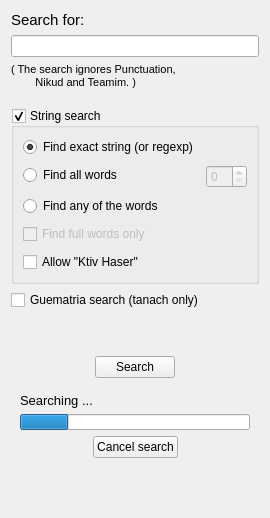
         <widget class="QWidget" name="searchTab">
          <property name="layoutDirection">
           <enum>Qt::LeftToRight</enum>
          </property>
          <attribute name="icon">
           <iconset resource="Orayta.qrc">
            <normaloff>:/Icons/search.png</normaloff>:/Icons/search.png</iconset>
          </attribute>
          <attribute name="title">
           <string>Search</string>
          </attribute>
          <layout class="QVBoxLayout" name="verticalLayout_13">
           <item>
            <widget class="QLabel" name="label_10">
             <property name="font">
              <font>
               <pointsize>11</pointsize>
              </font>
             </property>
             <property name="text">
              <string>Search for:</string>
             </property>
            </widget>
           </item>
           <item>
            <widget class="QLineEdit" name="searchInBooksLine"/>
           </item>
           <item>
            <widget class="QLabel" name="label_2">
             <property name="font">
              <font>
               <pointsize>8</pointsize>
              </font>
             </property>
             <property name="text">
              <string>( The search ignores Punctuation,
        Nikud and Teamim. )
</string>
             </property>
             <property name="wordWrap">
              <bool>true</bool>
             </property>
            </widget>
           </item>
           <item>
            <widget class="QGroupBox" name="groupBox">
             <property name="font">
              <font>
               <pointsize>9</pointsize>
              </font>
             </property>
             <property name="title">
              <string>String search</string>
             </property>
             <property name="checkable">
              <bool>true</bool>
             </property>
             <layout class="QVBoxLayout" name="verticalLayout_4">
              <property name="spacing">
               <number>8</number>
              </property>
              <item>
               <layout class="QFormLayout" name="formLayout">
                <property name="fieldGrowthPolicy">
                 <enum>QFormLayout::FieldsStayAtSizeHint</enum>
                </property>
                <item row="0" column="0">
                 <widget class="QRadioButton" name="radioButton_3">
                  <property name="text">
                   <string>Find exact string (or regexp)</string>
                  </property>
                  <property name="checked">
                   <bool>true</bool>
                  </property>
                 </widget>
                </item>
                <item row="1" column="0">
                 <widget class="QRadioButton" name="radioButton_2">
                  <property name="sizePolicy">
                   <sizepolicy hsizetype="Fixed" vsizetype="Fixed">
                    <horstretch>0</horstretch>
                    <verstretch>0</verstretch>
                   </sizepolicy>
                  </property>
                  <property name="font">
                   <font>
                    <pointsize>9</pointsize>
                   </font>
                  </property>
                  <property name="text">
                   <string>Find all words</string>
                  </property>
                  <property name="checked">
                   <bool>false</bool>
                  </property>
                 </widget>
                </item>
                <item row="1" column="1">
                 <widget class="QSpinBox" name="spinBox">
                  <property name="enabled">
                   <bool>false</bool>
                  </property>
                  <property name="minimumSize">
                   <size>
                    <width>0</width>
                    <height>0</height>
                   </size>
                  </property>
                  <property name="toolTip">
                   <string>spacing (in words)</string>
                  </property>
                 </widget>
                </item>
                <item row="2" column="0">
                 <widget class="QRadioButton" name="radioButton">
                  <property name="font">
                   <font>
                    <pointsize>9</pointsize>
                   </font>
                  </property>
                  <property name="text">
                   <string>Find any of the words</string>
                  </property>
                 </widget>
                </item>
               </layout>
              </item>
              <item>
               <widget class="QCheckBox" name="fullCheckBox">
                <property name="enabled">
                 <bool>false</bool>
                </property>
                <property name="font">
                 <font>
                  <pointsize>9</pointsize>
                 </font>
                </property>
                <property name="text">
                 <string>Find full words only</string>
                </property>
               </widget>
              </item>
              <item>
               <widget class="QCheckBox" name="fuzzyCheckBox">
                <property name="font">
                 <font>
                  <pointsize>9</pointsize>
                 </font>
                </property>
                <property name="text">
                 <string>Allow &quot;Ktiv Haser&quot;</string>
                </property>
                <property name="tristate">
                 <bool>false</bool>
                </property>
               </widget>
              </item>
             </layout>
            </widget>
           </item>
           <item>
            <widget class="QCheckBox" name="guematriaCheckBox">
             <property name="font">
              <font>
               <pointsize>9</pointsize>
              </font>
             </property>
             <property name="text">
              <string>Guematria search (tanach only)</string>
             </property>
             <property name="autoExclusive">
              <bool>false</bool>
             </property>
            </widget>
           </item>
           <item>
            <spacer name="verticalSpacer_2">
             <property name="orientation">
              <enum>Qt::Vertical</enum>
             </property>
             <property name="sizeType">
              <enum>QSizePolicy::Preferred</enum>
             </property>
             <property name="sizeHint" stdset="0">
              <size>
               <width>20</width>
               <height>40</height>
              </size>
             </property>
            </spacer>
           </item>
           <item>
            <layout class="QHBoxLayout" name="horizontalLayout">
             <property name="spacing">
              <number>1</number>
             </property>
             <item>
              <spacer name="horizontalSpacer_10">
               <property name="orientation">
                <enum>Qt::Horizontal</enum>
               </property>
               <property name="sizeType">
                <enum>QSizePolicy::Expanding</enum>
               </property>
               <property name="sizeHint" stdset="0">
                <size>
                 <width>45</width>
                 <height>20</height>
                </size>
               </property>
              </spacer>
             </item>
             <item>
              <layout class="QVBoxLayout" name="verticalLayout_7">
               <property name="topMargin">
                <number>0</number>
               </property>
               <item>
                <widget class="QPushButton" name="SearchInBooksBTN">
                 <property name="text">
                  <string>Search</string>
                 </property>
                </widget>
               </item>
              </layout>
             </item>
             <item>
              <spacer name="horizontalSpacer_11">
               <property name="orientation">
                <enum>Qt::Horizontal</enum>
               </property>
               <property name="sizeType">
                <enum>QSizePolicy::Expanding</enum>
               </property>
               <property name="sizeHint" stdset="0">
                <size>
                 <width>45</width>
                 <height>20</height>
                </size>
               </property>
              </spacer>
             </item>
            </layout>
           </item>
           <item>
            <widget class="QFrame" name="pbarbox">
             <property name="layoutDirection">
              <enum>Qt::LeftToRight</enum>
             </property>
             <layout class="QVBoxLayout" name="pbarlayout">
              <property name="topMargin">
               <number>9</number>
              </property>
              <item>
               <widget class="QLabel" name="label_11">
                <property name="font">
                 <font>
                  <pointsize>10</pointsize>
                 </font>
                </property>
                <property name="text">
                 <string>Searching ...</string>
                </property>
               </widget>
              </item>
              <item>
               <widget class="QProgressBar" name="progressBar">
                <property name="maximumSize">
                 <size>
                  <width>16777215</width>
                  <height>16</height>
                 </size>
                </property>
                <property name="baseSize">
                 <size>
                  <width>200</width>
                  <height>0</height>
                 </size>
                </property>
                <property name="value">
                 <number>21</number>
                </property>
                <property name="textVisible">
                 <bool>false</bool>
                </property>
               </widget>
              </item>
              <item>
               <layout class="QHBoxLayout" name="horizontalLayout_9">
                <property name="spacing">
                 <number>1</number>
                </property>
                <item>
                 <spacer name="horizontalSpacer_12">
                  <property name="orientation">
                   <enum>Qt::Horizontal</enum>
                  </property>
                  <property name="sizeHint" stdset="0">
                   <size>
                    <width>40</width>
                    <height>20</height>
                   </size>
                  </property>
                 </spacer>
                </item>
                <item>
                 <widget class="QPushButton" name="cancelSearchBTN">
                  <property name="text">
                   <string>Cancel search</string>
                  </property>
                 </widget>
                </item>
                <item>
                 <spacer name="horizontalSpacer_13">
                  <property name="orientation">
                   <enum>Qt::Horizontal</enum>
                  </property>
                  <property name="sizeHint" stdset="0">
                   <size>
                    <width>40</width>
                    <height>20</height>
                   </size>
                  </property>
                 </spacer>
                </item>
               </layout>
              </item>
             </layout>
            </widget>
           </item>
           <item>
            <spacer name="verticalSpacer_3">
             <property name="orientation">
              <enum>Qt::Vertical</enum>
             </property>
             <property name="sizeHint" stdset="0">
              <size>
               <width>20</width>
               <height>40</height>
              </size>
             </property>
            </spacer>
           </item>
          </layout>
         </widget>
